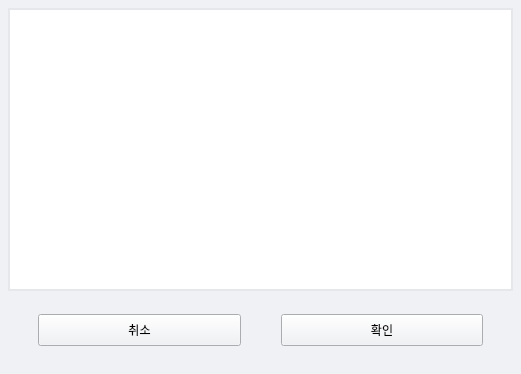
<?xml version="1.0" encoding="UTF-8"?>
<ui version="4.0">
 <class>genDocument</class>
 <widget class="QWidget" name="genDocument">
  <property name="geometry">
   <rect>
    <x>0</x>
    <y>0</y>
    <width>521</width>
    <height>374</height>
   </rect>
  </property>
  <property name="windowTitle">
   <string>New Document</string>
  </property>
  <property name="styleSheet">
   <string notr="true">background-color: rgb(239, 241, 245);</string>
  </property>
  <layout class="QGridLayout" name="gridLayout_2">
   <property name="leftMargin">
    <number>8</number>
   </property>
   <property name="topMargin">
    <number>8</number>
   </property>
   <property name="rightMargin">
    <number>8</number>
   </property>
   <property name="bottomMargin">
    <number>8</number>
   </property>
   <property name="spacing">
    <number>1</number>
   </property>
   <item row="0" column="0">
    <layout class="QGridLayout" name="gridLayout">
     <property name="horizontalSpacing">
      <number>0</number>
     </property>
     <property name="verticalSpacing">
      <number>1</number>
     </property>
     <item row="0" column="0">
      <widget class="QTableView" name="tableView">
       <property name="contextMenuPolicy">
        <enum>Qt::PreventContextMenu</enum>
       </property>
       <property name="styleSheet">
        <string notr="true">
border: 2px solid rgb(229, 231, 235);
background-color: rgb(255, 255, 255);</string>
       </property>
       <property name="frameShape">
        <enum>QFrame::NoFrame</enum>
       </property>
       <property name="frameShadow">
        <enum>QFrame::Sunken</enum>
       </property>
      </widget>
     </item>
     <item row="1" column="0">
      <layout class="QHBoxLayout" name="horizontalLayout">
       <property name="spacing">
        <number>40</number>
       </property>
       <property name="leftMargin">
        <number>30</number>
       </property>
       <property name="topMargin">
        <number>22</number>
       </property>
       <property name="rightMargin">
        <number>30</number>
       </property>
       <property name="bottomMargin">
        <number>20</number>
       </property>
       <item>
        <widget class="QPushButton" name="CancleBtn">
         <property name="minimumSize">
          <size>
           <width>0</width>
           <height>32</height>
          </size>
         </property>
         <property name="maximumSize">
          <size>
           <width>16777215</width>
           <height>32</height>
          </size>
         </property>
         <property name="text">
          <string>취소</string>
         </property>
        </widget>
       </item>
       <item>
        <widget class="QPushButton" name="OkBtn">
         <property name="minimumSize">
          <size>
           <width>0</width>
           <height>32</height>
          </size>
         </property>
         <property name="maximumSize">
          <size>
           <width>16777215</width>
           <height>32</height>
          </size>
         </property>
         <property name="text">
          <string>확인</string>
         </property>
        </widget>
       </item>
      </layout>
     </item>
    </layout>
   </item>
  </layout>
 </widget>
 <resources/>
 <connections/>
</ui>
